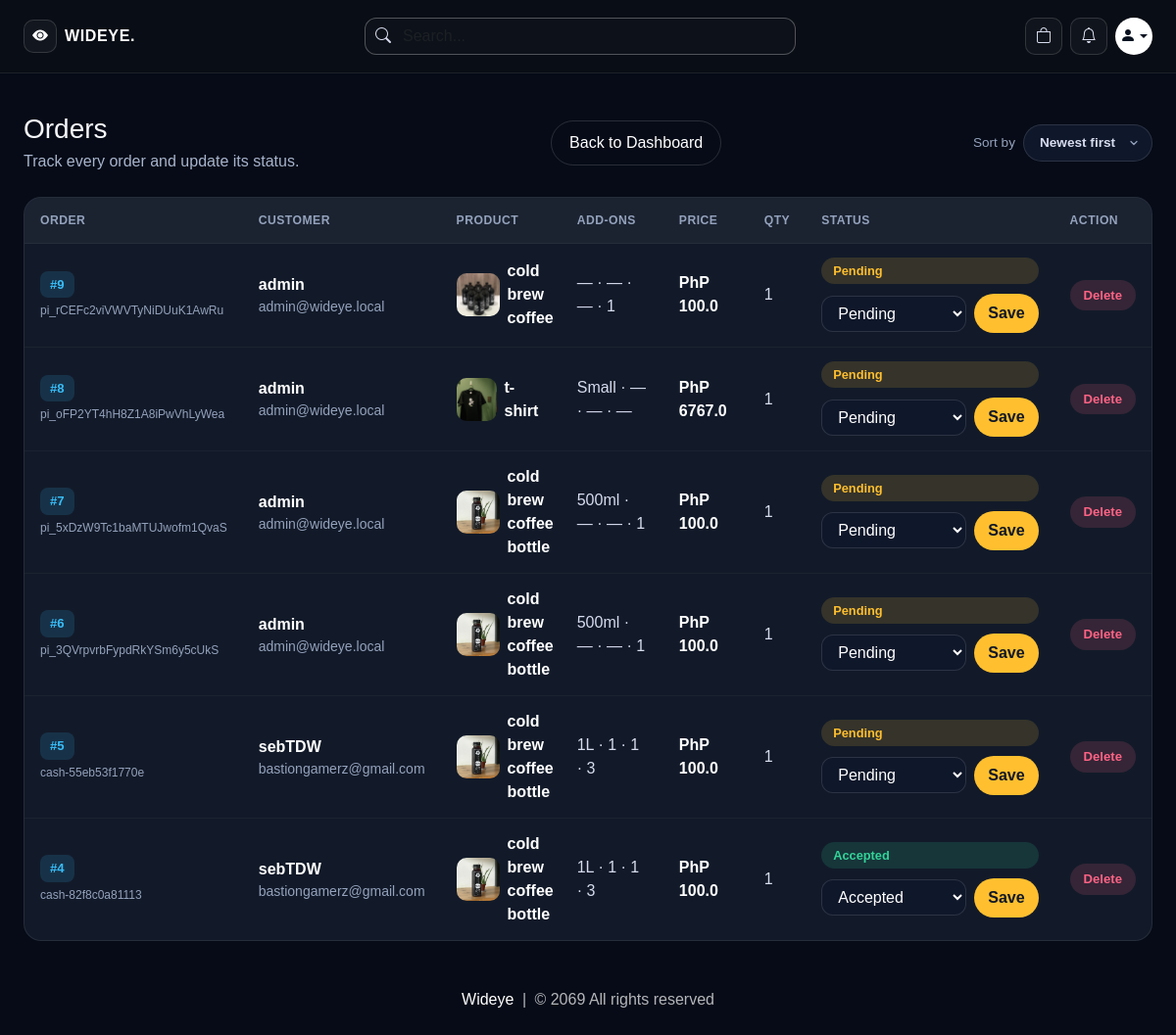
Before: /view-orders (signed in) with the older database file.
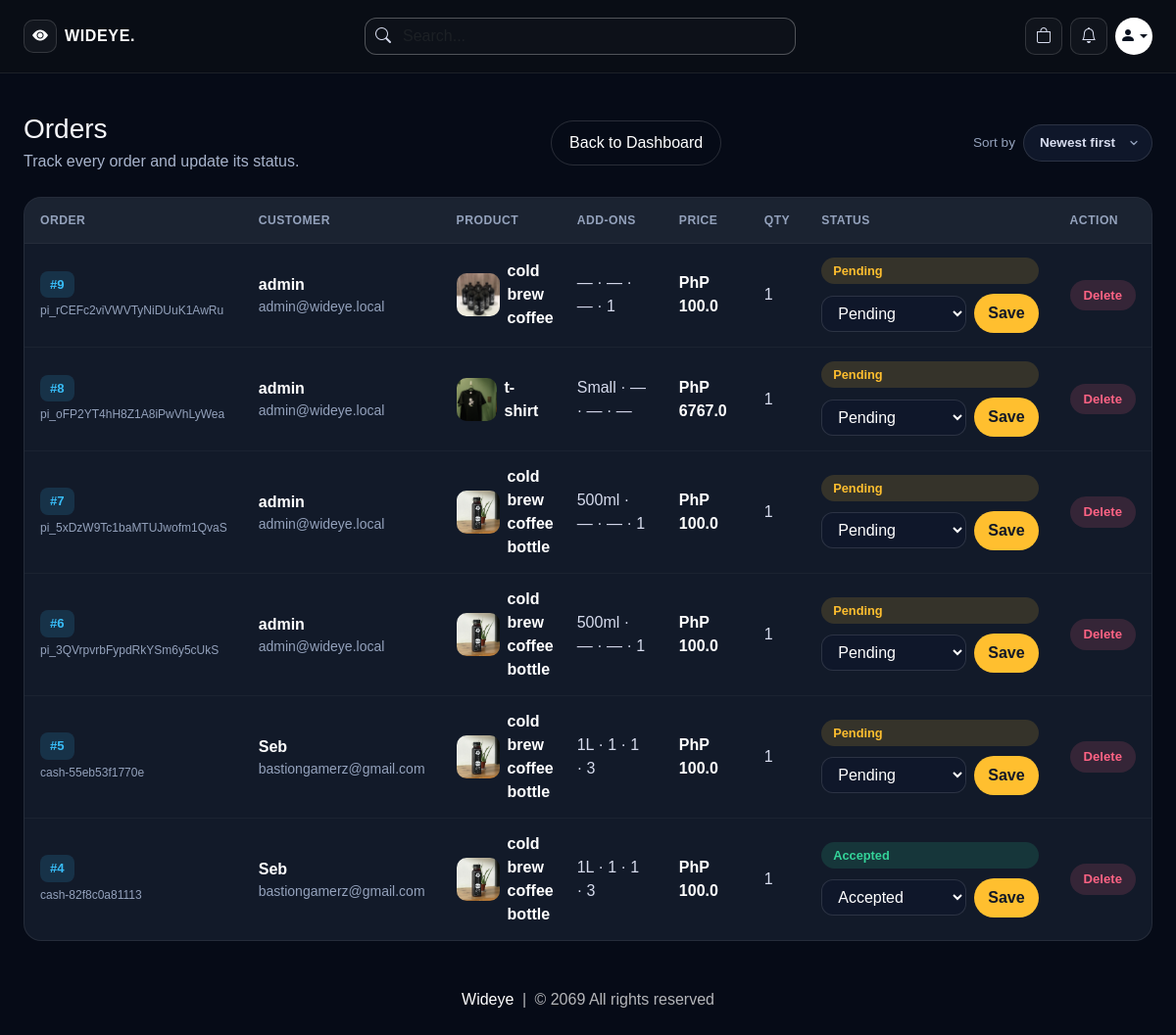
After: the same page with the newer database file.
### website/models.py (models this page shows, shortened)
class Order(db.Model):
    id = db.Column(db.Integer, primary_key=True)
    quantity = db.Column(db.Integer, nullable=False)
    size = db.Column(db.String(100), nullable=False, default='')
    sugar = db.Column(db.String(100), nullable=False, default='')
    milk = db.Column(db.String(100), nullable=False, default='')
    shot = db.Column(db.String(100), nullable=False, default='')
    price = db.Column(db.Float, nullable=False)
    status = db.Column(db.String(100), nullable=False)
    payment_method = db.Column(db.String(50), nullable=False, default='cashless')
    payment_id = db.Column(db.String(1000), nullable=False)
    date_placed = db.Column(db.DateTime, default=datetime.utcnow)
    customer_link= db.Column(db.Integer, db.ForeignKey('customer.id'), nullable=False)
    product_link = db.Column(db.Integer, db.ForeignKey('product.id'), nullable=False)

class Customer(db.Model, UserMixin):
    id = db.Column(db.Integer, primary_key=True)
    email = db.Column(db.String(100), unique=True)
    username = db.Column(db.String(100))
    password_hash = db.Column(db.String(150))
    is_admin = db.Column(db.Boolean, default=False, nullable=False)
    face_profile_name = db.Column(db.String(100))
    usual_product_id = db.Column(db.Integer, db.ForeignKey('product.id'), nullable=True)
    date_joined = db.Column(db.DateTime(), default=datetime.utcnow)
    cart_items = db.relationship('Cart', backref=db.backref('customer', lazy=True))
    orders = db.relationship('Order', backref=db.backref('customer', lazy=True))
    usual_product = db.relationship('Product', foreign_keys=[usual_product_id])
    usual_items = db.relationship(
        'UsualOrderItem',
        backref=db.backref('customer', lazy=True),
        cascade='all, delete-orphan',
        order_by='UsualOrderItem.id'
    )
    @property
    def password(self):
        raise AttributeError('Password is not a readable Attribute')

class Product(db.Model):
    id = db.Column(db.Integer, primary_key=True)
    product_name = db.Column(db.String(100), nullable=False)
    current_price = db.Column(db.Float, nullable=False)
    previous_price = db.Column(db.Float, nullable=False)
    in_stock = db.Column(db.Integer, nullable=False)
    size = db.Column(db.String(500), nullable=False, default='')
    sugar = db.Column(db.String(500), nullable=False, default='')
    milk = db.Column(db.String(500), nullable=False, default='')
    shot = db.Column(db.String(500), nullable=False, default='')
    product_picture = db.Column(db.Text, nullable=False)
    flash_sale = db.Column(db.Boolean, default=False)
    date_added = db.Column(db.DateTime, default=datetime.utcnow)
    carts = db.relationship('Cart', backref=db.backref('product', lazy=True))
    orders = db.relationship('Order', backref=db.backref('product', lazy=True))
    usual_items = db.relationship('UsualOrderItem', backref=db.backref('product', lazy=True))

### website/admin.py (the view)
@admin.route('/view-orders')
@login_required
def order_view():
    if current_user_is_admin():
        sort = request.args.get('sort', 'desc')
        if sort == 'asc':
            orders = Order.query.order_by(Order.id.asc()).all()
        else:
            orders = Order.query.order_by(Order.id.desc()).all()
        order_form = OrderForm()
        return render_template(
            'view_orders.html',
            orders=orders,
            get_product_image=get_product_image,
            order_form=order_form,
            sort=sort,
        )
    return render_template('404.html')

### website/forms.py
class OrderForm(FlaskForm):
    order_status = SelectField('Order Status', choices=[('Pending', 'Pending'), ('Accepted', 'Accepted'),
                                                        ('Out for delivery', 'Out for delivery'),
                                                        ('Delivered', 'Delivered'), ('Canceled', 'Canceled')])
    update = SubmitField('Update Status')

### website/admin.py (called while the page is built)
def current_user_is_admin():
    return current_user.is_authenticated and bool(getattr(current_user, 'is_admin', False))

### website/views.py (called while the page is built)
def parse_options(csv_string):
    if not csv_string:
        return []
    return [opt.strip() for opt in str(csv_string).split(',') if opt.strip()]

def get_product_image(product, selected_size=''):
    images = parse_options(product.product_picture) if product.product_picture else []
    if not images:
        return '/media/default.jpg'
    if not selected_size:
        return images[0]
    sizes = parse_options(product.size)
    if selected_size in sizes:
        idx = sizes.index(selected_size)
        return images[idx] if idx < len(images) else images[-1]
    return images[0]

### website/templates/view_orders.html (shortened to what this page needs)
{% extends 'base.html' %}
{% block body %}
<div class="wideye-shell py-4">
    <div class="d-flex flex-wrap align-items-center justify-content-between gap-3 mb-4">
        <div>
            <h1 class="h3 mb-1">Orders</h1>
            <p style="color:#a8b4cc;" class="mb-0">Track every order and update its status.</p>
        </div>
        <a href="/admin-page" style="border:1px solid rgba(255,255,255,0.14);border-radius:999px;padding:10px 18px;color:#fff;">Back to Dashboard</a>
        <form method="GET" action="/view-orders" class="d-flex align-items-center gap-2">
            <label for="sortSelect" style="color:#94a2bc;font-size:0.85rem;white-space:nowrap;margin:0;">Sort by</label>
            <select id="sortSelect" name="sort" class="wideye-sort-select" onchange="this.form.submit()">
                <option value="desc" {% if sort == 'desc' %}selected{% endif %}>Newest first</option>
            </select>
        </form>
    </div>
    {% if orders | length < 1 %}
    <div class="text-center py-5">
        <h3>No orders yet.</h3>
    </div>
    {% else %}
    <div class="wideye-order-wrap">
        <table class="wideye-order-table">
            <thead>
                <tr>
                    <th>Order</th>
                    <th>Customer</th>
                    <th>Product</th>
                    <th>Add-ons</th>
                    <th>Price</th>
                    <th>Qty</th>
                    <th>Status</th>
                    <th>Action</th>
                </tr>
            </thead>
            <tbody>
                {% for order in orders %}
                <tr>
                    <td>
                        <span class="wideye-order-id">#{{ order.id }}</span>
                        <small class="d-block mt-1" style="color:#94a2bc;font-size:0.75rem;">{{ order.payment_id }}</small>
                    </td>
                    <td>
                        <span style="color:#fff;font-weight:600;">{{ order.customer.username }}</span>
                        <small class="d-block" style="color:#94a2bc;">{{ order.customer.email }}</small>
                    </td>
                    <td>
                        <div class="d-flex align-items-center gap-2">
                            <img class="wideye-order-img" src="{{ get_product_image(order.product, order.size) }}" alt="{{ order.product.product_name }}">
                            <span style="color:#fff;font-weight:600;">{{ order.product.product_name }}</span>
                        </div>
                    </td>
                    <td>{{ order.size if order.size else '—' }} · {{ order.sugar if order.sugar else '—' }} · {{ order.milk if order.milk else '—' }} · {{ order.shot if order.shot else '—' }}</td>
                    <td style="font-weight:600;color:#fff;">PhP {{ order.price }}</td>
                    <td>{{ order.quantity }}</td>
                    <td>
                        {% set s = order.status | lower %}
                        <div class="wideye-status-stack">
                            <span class="wideye-status {% if s == 'pending' %}wideye-status-pending{% elif s == 'accepted' %}wideye-status-accepted{% elif s == 'delivered' %}wideye-status-delivered{% elif s == 'canceled' %}wideye-status-canceled{% else %}wideye-status-pending{% endif %}">
                                {{ order.status }}
                            </span>
                            <form method="POST" action="/update-order/{{ order.id }}" class="wideye-status-form">
                                <select name="order_status" class="wideye-status-select" aria-label="Update status for order {{ order.id }}">
                                    {% for value, label in order_form.order_status.choices %}
                                    <option value="{{ value }}" {% if order.status == value %}selected{% endif %}>{{ label }}</option>
                                    {% endfor %}
                                </select>
                                <button type="submit" class="wideye-status-save">Save</button>
                            </form>
                        </div>
                    </td>
                    <td>
                        <div class="d-flex gap-2">
                            <a href="/delete-order/{{ order.id }}" class="wideye-order-action" style="background:rgba(255,99,132,0.15);color:#ff6384;" onclick="return confirm('Delete order #{{ order.id }}?')">Delete</a>
                        </div>
                    </td>
                </tr>
                {% endfor %}
            </tbody>
        </table>
    </div>
    {% endif %}
</div>
{% endblock %}

### website/templates/base.html (shortened to what this page needs)
<!DOCTYPE html>
<html lang="en">
<head>
    <link rel="stylesheet" href="https://cdnjs.cloudflare.com/ajax/libs/bootstrap-icons/1.10.5/font/bootstrap-icons.min.css">
    <link rel="stylesheet" href="{{ url_for('static', filename='css/all.min.css') }}">
    <link rel="stylesheet" href="{{ url_for('static', filename='css/bootstrap.min.css') }}">
    <link rel="stylesheet" href="{{ url_for('static', filename='css/style.css') }}">
</head>
<body>
    {% set cart_items = cart | default([], true) | list %}
    <nav class="wideye-navbar">
        <div class="wideye-shell">
            <div class="d-flex flex-wrap align-items-center justify-content-between gap-3">
                <a class="d-flex align-items-center gap-2" href="/">
                    <span class="wideye-brand-mark">
                        <i class="bi bi-eye-fill"></i>
                    </span>
                    <span class="wideye-brand-text">WIDEYE.</span>
                </a>
                <form class="wideye-search-form" role="search" action="/search" method="POST">
                    <div class="wideye-search-wrap d-flex align-items-center">
                        <i class="bi bi-search"></i>
                        <input class="form-control wideye-search-input" name="search" type="search" placeholder="Search..." aria-label="Search">
                    </div>
                </form>
                <div class="d-flex align-items-center gap-2">
                    <a class="wideye-icon-button wideye-nav-icon" href="/cart" aria-label="Cart">
                        <span class="position-relative d-inline-flex">
                            <i class="bi bi-bag"></i>
                        </span>
                    </a>
                    <a class="wideye-icon-button wideye-nav-icon" href="/orders" aria-label="Orders">
                        <i class="bi bi-bell"></i>
                    </a>
                    {% if current_user.is_authenticated %}
                    <div class="dropdown">
                        <a class="wideye-avatar dropdown-toggle" href="#" role="button" id="profileDropdown" data-bs-toggle="dropdown" aria-expanded="false">
                            <i class="bi bi-person-fill"></i>
                        </a>
                    </div>
                    {% else %}
                    <a class="wideye-avatar" href="/login" aria-label="Login">
                        <i class="bi bi-person-fill"></i>
                    </a>
                    {% endif %}
                </div>
            </div>
        </div>
    </nav>
    <div class="wideye-shell pt-3">
    </div>
    {% block body %}
    {% endblock %}
    <footer class="wideye-footer">
        <div class="wideye-shell text-center">
            <a href="/">Wideye</a> <span class="mx-1">|</span> <span>&copy; 2069 All rights reserved</span>
        </div>
    </footer>
</body>
</html>

### website/templates/base.html (style rules this page uses)
* { box-sizing: border-box; }
html { -webkit-text-size-adjust: 100%; }
body { background: #060b17; color: #f6f7fb; min-height: 100vh; font-family: Arial, Helvetica, sans-serif; overflow-x: hidden; }
a { text-decoration: none; }
img, iframe, canvas, video { max-width: 100%; }
.wideye-shell { width: min(calc(100% - clamp(1rem, 4vw, 3rem)), 1280px); margin: 0 auto; }
.wideye-navbar { background: #090d15; border-bottom: 1px solid rgba(255, 255, 255, 0.08); padding: 18px 0; }
.wideye-brand-mark { width: 34px; height: 34px; border-radius: 10px; border: 1px solid rgba(255, 255, 255, 0.14); display: inline-flex; align-items: center; justify-content: center; color: #ffffff; background: rgba(255, 255, 255, 0.04); }
.wideye-brand-text { color: #ffffff; font-weight: 700; letter-spacing: 0.04em; }
.wideye-search-form { max-width: 440px; width: 100%; }
.wideye-search-input, .wideye-search-input:focus { background: transparent; border: none; box-shadow: none; color: #ffffff; }
.wideye-search-wrap { border: 1px solid rgba(255, 255, 255, 0.28); border-radius: 12px; background: rgba(255, 255, 255, 0.02); padding: 0 10px; }
.wideye-search-wrap i, .wideye-nav-icon { color: #d7dcee; }
.wideye-icon-button { width: 38px; height: 38px; border-radius: 10px; border: 1px solid rgba(255, 255, 255, 0.14); display: inline-flex; align-items: center; justify-content: center; background: rgba(255, 255, 255, 0.03); }
.wideye-avatar { width: 38px; height: 38px; border-radius: 50%; background: linear-gradient(135deg, #ffffff, #ffffff); color: #09111f; display: inline-flex; align-items: center; justify-content: center; font-size: 1rem; }
.wideye-footer { color: rgba(255, 255, 255, 0.7); padding: 24px 0 32px; }
.wideye-footer a { color: #ffffff; }

### website/templates/view_orders.html (style rules this page uses)
.wideye-order-wrap { background: #121a29; border: 1px solid rgba(255, 255, 255, 0.08); border-radius: 18px; overflow-x: auto; }
.wideye-order-table { width: 100%; border-collapse: collapse; margin: 0; min-width: 900px; }
.wideye-order-table thead { background: rgba(255, 255, 255, 0.04); }
.wideye-order-table th { padding: 14px 16px; font-size: 0.76rem; text-transform: uppercase; letter-spacing: 0.04em; color: #94a2bc; font-weight: 600; border-bottom: 1px solid rgba(255, 255, 255, 0.08); white-space: nowrap; }
.wideye-order-table td { padding: 14px 16px; color: #d7dcee; border-bottom: 1px solid rgba(255, 255, 255, 0.04); vertical-align: middle; }
.wideye-order-table tbody tr:last-child td { border-bottom: none; }
.wideye-order-id { background: rgba(56, 189, 248, 0.15); color: #38bdf8; font-weight: 700; font-size: 0.82rem; padding: 4px 10px; border-radius: 8px; display: inline-block; }
.wideye-order-img { width: 44px; height: 44px; border-radius: 10px; object-fit: cover; }
.wideye-status { display: inline-block; padding: 4px 12px; border-radius: 999px; font-size: 0.8rem; font-weight: 600; }
.wideye-status-pending { background: rgba(255,191,47,0.15); color: #ffbf2f; }
.wideye-status-accepted { background: rgba(52,211,153,0.15); color: #34d399; }
.wideye-order-action { background: #24324b; color: #ffffff; padding: 6px 14px; border-radius: 999px; font-weight: 700; font-size: 0.82rem; white-space: nowrap; }
.wideye-status-stack { display: grid; gap: 10px; min-width: 220px; }
.wideye-status-form { display: flex; flex-wrap: wrap; gap: 8px; align-items: center; }
.wideye-status-select { flex: 1 1 140px; min-width: 0; border-radius: 12px; border: 1px solid rgba(255, 255, 255, 0.12); background: #0f172a; color: #ffffff; padding: 8px 12px; box-shadow: none; }
.wideye-status-save { border: none; border-radius: 999px; background: #ffbf2f; color: #111827; font-weight: 700; padding: 8px 14px; white-space: nowrap; }
.wideye-sort-select { background: #0f172a; color: #d7dcee; border: 1px solid rgba(255, 255, 255, 0.12); border-radius: 999px; padding: 8px 16px; font-size: 0.85rem; font-weight: 600; cursor: pointer; appearance: none; background-repeat: no-repeat; background-position: right 12px center; padding-right: 36px; }

Changed rows visible on the page:
changed through a linked row, Order "cash-55eb53f1770e": customer.username "sebTDW" → "Seb"
changed through a linked row, Order "Accepted": customer.username "sebTDW" → "Seb"
